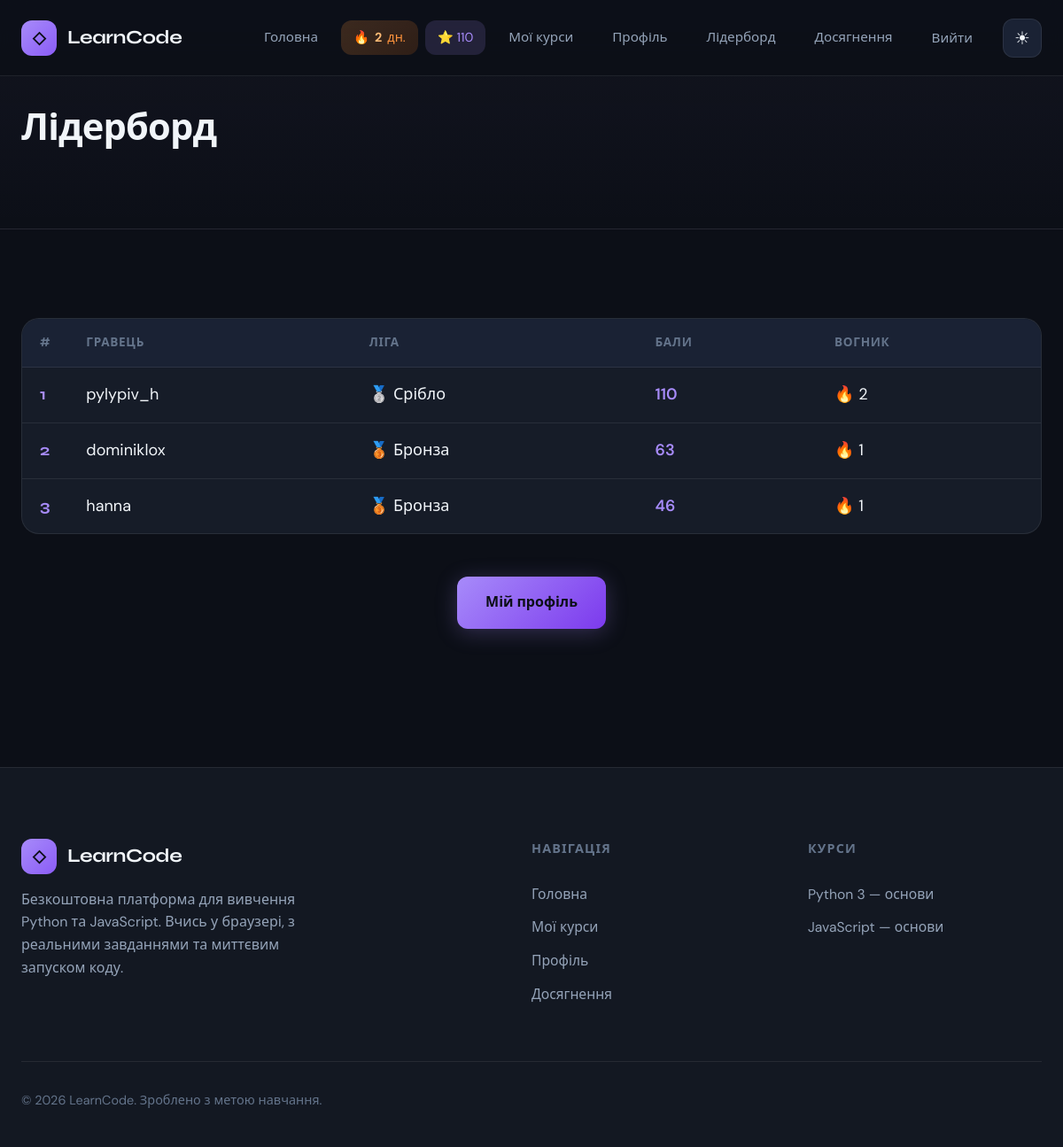
Page /leaderboard/ (signed in) on the committed database.
### courses/models.py (models this page shows, shortened)
class GameProfile(models.Model):
    session_key = models.CharField('Сесія', max_length=40, unique=True, null=True, blank=True)
    user = models.OneToOneField(
        User, on_delete=models.CASCADE, null=True, blank=True, related_name='game_profile'
    )
    avatar = models.ImageField('Фото', upload_to=avatar_upload_to, null=True, blank=True)
    points = models.PositiveIntegerField('Бали', default=0)
    streak_days = models.PositiveIntegerField('Вогник (дні поспіль)', default=0)
    last_activity_date = models.DateField('Остання активність', null=True, blank=True)
    league = models.ForeignKey(
        League, on_delete=models.SET_NULL, null=True, blank=True, related_name='profiles'
    )
    created_at = models.DateTimeField(auto_now_add=True)
    updated_at = models.DateTimeField(auto_now=True)
    class Meta:
        verbose_name = 'Ігровий профіль'
        verbose_name_plural = 'Ігрові профілі'

class League(models.Model):
    name = models.CharField('Назва', max_length=100)
    slug = models.SlugField(unique=True)
    min_points = models.PositiveIntegerField('Мін. балів', default=0)
    icon = models.CharField('Іконка', max_length=20, default='🥉')
    color = models.CharField('Колір', max_length=7, default='#cd7f32')
    order = models.PositiveIntegerField('Порядок', default=0)
    class Meta:
        ordering = ['order', 'min_points']
        verbose_name = 'Ліга'
        verbose_name_plural = 'Ліги'

class Course(models.Model):
    LANG_CHOICES = [
        ('python', 'Python'),
        ('javascript', 'JavaScript'),
    ]
    title = models.CharField('Назва', max_length=200)
    slug = models.SlugField(unique=True)
    language = models.CharField('Мова', max_length=20, choices=LANG_CHOICES)
    short_description = models.CharField('Короткий опис', max_length=300)
    description = models.TextField('Опис')
    duration_hours = models.PositiveIntegerField('Тривалість (год)', default=24)
    level = models.CharField('Рівень', max_length=50, default='Початковий')
    order = models.PositiveIntegerField('Порядок', default=0)
    icon = models.CharField('Іконка/емодзі', max_length=10, default='🐍')
    color = models.CharField('Колір (hex)', max_length=7, default='#3776ab')  # Python blue / JS yellow
    is_published = models.BooleanField('Опубліковано', default=True)
    created_at = models.DateTimeField(auto_now_add=True)
    class Meta:
        ordering = ['order', 'title']
        verbose_name = 'Курс'
        verbose_name_plural = 'Курси'

### courses/views.py (the view)
# urls.py: path('leaderboard/', views.leaderboard, name='leaderboard'),
@login_required
def leaderboard(request):
    top = get_leaderboard(50)
    return render(request, 'courses/leaderboard.html', {'leaderboard': top})

### courses/context_processors.py (called while the page is built)
def courses_list(request):
    return {
        'courses_list': Course.objects.filter(is_published=True).order_by('order')[:5],
    }

def user_profile(request):
    if not request.user.is_authenticated:
        return {'user_streak': 0, 'user_points': 0}
    try:
        profile = GameProfile.objects.get(user=request.user)
        return {'user_streak': profile.streak_days, 'user_points': profile.points}
    except GameProfile.DoesNotExist:
        return {'user_streak': 0, 'user_points': 0}

### courses/services.py (called while the page is built)
def get_leaderboard(limit=20):
    return (
        GameProfile.objects.filter(points__gt=0)
        .select_related('league')
        .order_by('-points')[:limit]
    )

### templates/courses/leaderboard.html (shortened to what this page needs)
{% extends 'base.html' %}
{% block content %}
<section class="page-hero">
  <div class="container">
    <h1>Лідерборд</h1>
  </div>
</section>
<section class="section">
  <div class="container">
    <div class="leaderboard-table reveal">
      <table>
        <thead>
          <tr>
            <th>#</th>
            <th>Гравець</th>
            <th>Ліга</th>
            <th>Бали</th>
            <th>Вогник</th>
          </tr>
        </thead>
        <tbody>
          {% for p in leaderboard %}
          <tr>
            <td class="rank">{{ forloop.counter }}</td>
            <td>
              {% if p.user %}
                {{ p.user.username }}
              {% else %}
                Учень #{{ p.session_key|slice:":8" }}
              {% endif %}
            </td>
            <td>{% if p.league %}{{ p.league.icon }} {{ p.league.name }}{% else %}—{% endif %}</td>
            <td class="points">{{ p.points }}</td>
            <td>🔥 {{ p.streak_days }}</td>
          </tr>
          {% empty %}
          <tr><td colspan="5">Поки ніхто не заробив балів. Стань першим!</td></tr>
          {% endfor %}
        </tbody>
      </table>
    </div>
    <div class="section-header" style="margin-top: 48px;">
      <a href="{% url 'dashboard' %}" class="btn btn-primary">Мій профіль</a>
    </div>
  </div>
</section>
{% endblock %}

### templates/base.html (shortened to what this page needs)
{% load static %}
<!DOCTYPE html>
<html lang="uk" data-theme="dark">
<head>
  <link rel="stylesheet" href="{% static 'css/main.css' %}">
</head>
<body>
  <header class="site-header" id="site-header">
    <div class="container header-inner">
      <a href="{% url 'home' %}" class="logo">
        <span class="logo-icon">◇</span>
        <span class="logo-text">LearnCode</span>
      </a>
      <nav class="nav" id="nav">
        <a href="{% url 'home' %}">Головна</a>
        {% if user.is_authenticated %}
        <span class="header-streak" title="Вогник: дні навчання поспіль">🔥 <strong>{{ user_streak }}</strong> дн.</span>
        <span class="header-points" title="Нараховані бали">⭐ {{ user_points }}</span>
        <a href="{% url 'course_list' %}">Мої курси</a>
        <a href="{% url 'dashboard' %}">Профіль</a>
        <a href="{% url 'leaderboard' %}">Лідерборд</a>
        <a href="{% url 'achievements_list' %}">Досягнення</a>
        <form method="post" action="{% url 'logout' %}" class="nav-logout-form">
          <button type="submit" class="nav-logout-btn">Вийти</button>
        </form>
        {% else %}
        <a href="{% url 'login' %}">Увійти</a>
        <a href="{% url 'register' %}">Реєстрація</a>
        {% endif %}
        <button type="button" class="theme-toggle" id="theme-toggle" aria-label="Світлий режим">
          <span class="theme-icon theme-icon-sun" aria-hidden="true">☀</span>
        </button>
      </nav>
    </div>
  </header>
  <main class="main-content">
    {% block content %}{% endblock %}
  </main>
  <footer class="site-footer">
    <div class="container">
      <div class="footer-grid">
        <div class="footer-brand">
          <a href="{% url 'home' %}" class="logo">
            <span class="logo-icon">◇</span>
            <span class="logo-text">LearnCode</span>
          </a>
          <p>Безкоштовна платформа для вивчення Python та JavaScript. Вчись у браузері, з реальними завданнями та миттєвим запуском коду.</p>
        </div>
        <div class="footer-col">
          <h4>Навігація</h4>
          <ul>
            <li><a href="{% url 'home' %}">Головна</a></li>
            {% if user.is_authenticated %}
            <li><a href="{% url 'course_list' %}">Мої курси</a></li>
            <li><a href="{% url 'dashboard' %}">Профіль</a></li>
            <li><a href="{% url 'achievements_list' %}">Досягнення</a></li>
            {% else %}
            <li><a href="{% url 'login' %}">Увійти</a></li>
            <li><a href="{% url 'register' %}">Реєстрація</a></li>
            {% endif %}
          </ul>
        </div>
        <div class="footer-col">
          <h4>Курси</h4>
          <ul>
            {% for c in courses_list %}
            <li><a href="{% if user.is_authenticated %}{% url 'course_detail' slug=c.slug %}{% else %}{% url 'register' %}{% endif %}">{{ c.title }}</a></li>
            {% empty %}
            <li><a href="{% url 'home' %}#courses">Python та JavaScript</a></li>
            {% endfor %}
          </ul>
        </div>
      </div>
      <div class="footer-bottom">
        <p class="footer-copy">© 2026 LearnCode. Зроблено з метою навчання.</p>
      </div>
    </div>
  </footer>
</body>
</html>

### rows in the picture
GameProfile: user.username "pylypiv_h", league.icon "🥈", league.name "Срібло", points "110", streak_days "2"
GameProfile: user.username "dominiklox", league.icon "🥉", league.name "Бронза", points "63", streak_days "1"
GameProfile: user.username "hanna", league.icon "🥉", league.name "Бронза", points "46", streak_days "1"
Course: title "Python 3 — основи"
Course: title "JavaScript — основи"

### other values in the picture
{{ user_streak }} "2"
{{ user_points }} "110"
